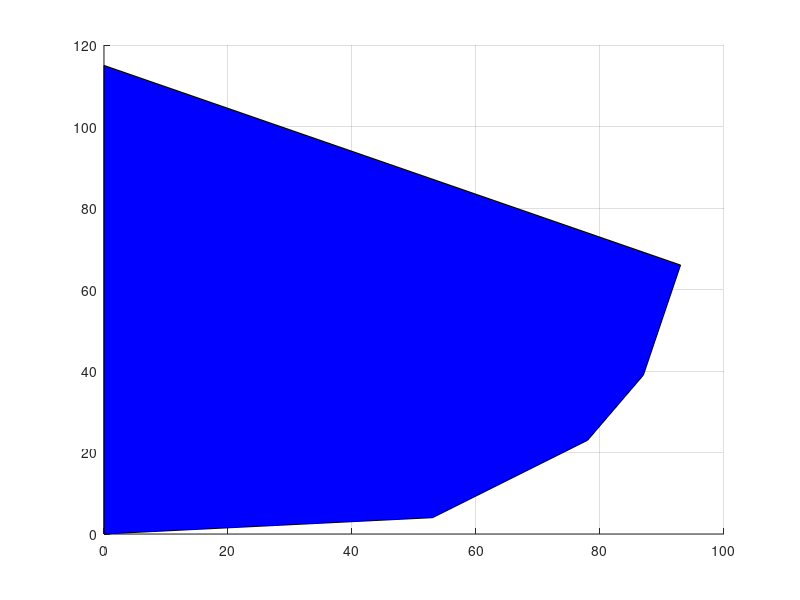

Reproduce this figure in MATLAB. (Note: this script raises an error after producing the figure.)
function Display600
X = [93,0,87,61,0,40,78,77,53,15,28,39,41,65,26,56,47,27,76,47,82,119,104,65,71,78,95,95,86,86,119,118,95,113,118,95,106,97,104,119,50,95,86,95,49,49,95,95,100,95,86,95,78,95,95,97,95,86,95,95,48,48,48,48,48,48,47,48,48,78]
Y = [66,0,39,30,115,19,23,23,4,103,87,112,68,118,43,107,52,68,113,52,5,0,10,67,91,22,89,89,17,21,103,74,119,52,29,92,47,92,89,13,82,89,21,93,83,84,93,92,88,93,21,92,22,92,92,90,89,21,92,89,85,85,51,51,85,85,89,85,85,112]
c=zeros(70, 3)
for j=1:10,
    c(j, 1) = 0;
    c(j, 2) = 0;
    c(j, 3) = 1;
end
for j=11:20,
   c(j, 1) = 1;
  c(j, 2) = 0;
    c(j, 3) = 0;
end
for j=21:30,
    c(j, 1) = 0;
    c(j, 2) = 1;
    c(j, 3) = 0;
end
for j=31:40,
    c(j, 1) = 0;
    c(j, 2) = 0;
    c(j, 3) = 0;
end
for j=41:70,
    c(j, 1) = 1;
    c(j, 2) = 0;
    c(j, 3) = 1;
end
pointX0 = [0.0,53.0,78.0,87.0,93.0,0.0]
pointY0 = [0.0,4.0,23.0,39.0,66.0,115.0]
pointX1 = [26.0,47.0,76.0,65.0,39.0,28.0,27.0]
pointY1 = [43.0,52.0,113.0,118.0,112.0,87.0,68.0]
pointX2 = [119.0,95.0,71.0,65.0,82.0]
pointY2 = [0.0,89.0,91.0,67.0,5.0]
pointX3 = [119.0,119.0,95.0,95.0,106.0]
pointY3 = [13.0,103.0,119.0,92.0,47.0]
figure
grid on
hold on
fill( pointX0, pointY0, 'b')
alpha(0.3)
hold on
fill(pointX1, pointY1, 'r')
alpha(0.3)
hold on
fill(pointX2, pointY2, 'g')
alpha(0.3)
hold on
fill(pointX3, pointY3, 'black')
alpha(0.3)
h = scatter(X,Y, 70, c);
end
